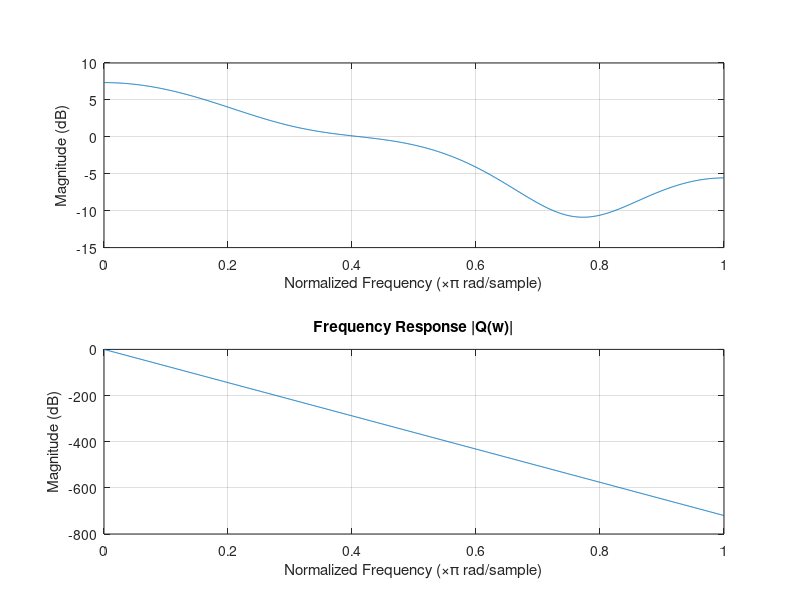

MATLAB code for this plot: (Note: this script raises an error after producing the figure.)
clear all; close all; clc

% 0.1 Declare Channel Parameters
delay_ns = [0, 30, 70, 90, 110, 190,   410];
power_dB = [0, -1, -2, -3, -8,  -17.2, -20.8];
Fs = 10e6; % 10 MHz 
Ts = 1/Fs; % 100 ns
Es_bar = 1;


% 0.2 Find channel impulse response h[n]
tap_indices = round((delay_ns * 1e-9) / Ts);

% Initialize discrete-time channel pulse response
L = max(tap_indices); % Maximum delay index (check that L = 4)
h_n = zeros(1, L + 1); % We initialize h[n] with zeros and only fill in the taps with responses

% Assign tap values (later assignments overwrite earlier ones for same index)
for i = 1:length(delay_ns)
    idx = tap_indices(i) + 1; % 1-based indexing for MATLAB
    h_n(idx) = sqrt(10^(power_dB(i)/10)); % Linear voltage gain. 
end
disp('h[n]:');
disp(h_n); 
% We should see these taps (in linear units):
% n = 0 -> 0.891
% n = 1 -> 0.398
% n = 2 -> 0.138
% n = 3 -> 0
% n = 4 -> 0.0912
% TODO: Check with Toddlers if these values are kosher 
disp('---------------------------------------------------------------------')
disp(' ')

%% Q1a. Determine q[n] and frequency response Q(w)
% p[n] = h[n] (we don't care about T)
% q[n] = (p[n] * p*[-n]) / ||p||
%      = (h[n] * h*[-n]) / ||h||

mod_h = sqrt(sum(h_n.^2));
mod_p = mod_h;
q_n = conv(h_n, fliplr(h_n)) / mod_h;
disp('Q1a:')
disp('q[n]:');
disp(q_n);

figure;
freqz(q_n, 1, 1024);
title('Frequency Response |Q(w)|');
xlabel('Normalized Frequency (\times\pi rad/sample)');
ylabel('Magnitude (dB)');
disp('---------------------------------------------------------------------')
disp(' ')

%% Q1b. Best spectral efficiency for Pe = 1e-4, sigma2 = 0.1995
sigma2 = 0.1995;
% We use the MFB for SNR here, since we're calculating our best case scenario. TODO: Check with Faraz or Toddlers if this is right.
SNR_mfb_linear = (Es_bar * mod_p^2)/ sigma2; % ||p||^2 = ||h||^2
Gap_dB = 6.6; % From course reader
Gap_linear = 10^(Gap_dB/10);
b = 0.5 * log2(1 + SNR_mfb_linear / Gap_linear); 
% Q: Why are there 2 different definitions of b? Is there supposed to be a 0.5 or not?
% A: There is supposed to be a half! There's only no half if it's passband.
% This part is baseband, so we use a half.
disp('Q1b:')
disp('Ideal spectral efficiency:')
disp(b)
disp('---------------------------------------------------------------------')
disp(' ')

%% Q1c. Pe for 2PAM with SNR_dB = -5:2:11
% TODO: "we transmit 2PAM symbols over this channel without any
% equalization" - does this mean with or without MF? Check with Faraz.
% Faraz says we do use a MF! But treat the given SNRs to be SNR = Esbar / sigma2.
SNR_dB_vec = -5:2:11;
SNR_linear_vec = 10.^(SNR_dB_vec / 10);
I = Es_bar * (sum(q_n .^ 2) - (q_n(ceil(end/2)) ^ 2)); % TODO: If we're not supposed to use a MF, swap this for I = sum(h_n(2:end).^2) * Es_bar
S = mod_p^2 * Es_bar; % TODO: If we're not supposed to use a MF, swap mod_p^2 with h_n(1)^2
sigma2_vec = Es_bar ./ SNR_linear_vec; 

SINR_linear_vec = zeros(size(SNR_dB_vec));
for i = 1:length(SNR_dB_vec)
    SINR_linear_vec(i) = S / (I + sigma2_vec(i)); % Find SINR for each noise level
end

Pe_vec_estimated = zeros(size(SNR_dB_vec)); 
for i = 1:length(SNR_dB_vec)
    Pe_vec_estimated(i) = qfunc(sqrt(SINR_linear_vec(i)));
end

disp('Q1c:')
Pe_results = table(SNR_dB_vec', Pe_vec_estimated', 'VariableNames', {'SNR (dB)', 'Pe (using NNUB)'})
disp('---------------------------------------------------------------------')
disp(' ')

%% Q1d. Pe Analysis via Monte Carlo Simulation
num_iterations = 10000;
num_symbols = 1000;

% Q1d.1. No matched filtering
Pe_vec_empirical_noMF = zeros(size(SNR_dB_vec)); 
for i = 1:length(sigma2_vec) % 1. Loop through each noise level
    % Initialize error probability array for current noise level
    Pe_simulation = zeros(num_iterations, 1);
    
    for j = 1:num_iterations % 2. Loop through each iteration
        symbols = randi([0, 1], num_symbols, 1) * 2 - 1; % Generate random symbols for 2PAM. Map 0 to -1 and 1 to 1
        % Transmit symbols through the channel
        received_symbols = conv(symbols, h_n) + sqrt(sigma2_vec(i)) * randn(num_symbols + L, 1);
        received_symbols = received_symbols(1:num_symbols); % We have to get rid of the last L taps, as it's the just channel response from the last few symbols
        
        % Decode symbols
        detected_symbols = sign(received_symbols); % Threshold for 2-PAM is at 0
        
        % Calculate the number of errors
        Pe_simulation(j) = sum(detected_symbols ~= symbols);
    end
    
    % 3. Average Pe across iterations
    Pe_avg = mean(Pe_simulation) / num_symbols;
    % Store the average Pe for the current noise level
    Pe_vec_empirical_noMF(i) = Pe_avg; 
end


disp('Q1d:')
Pe_results = table(SNR_dB_vec', Pe_vec_empirical_noMF', 'VariableNames', {'SNR (dB)', 'Pe (empirical, no MF)'})
disp('---------------------------------------------------------------------')
disp(' ') 

% Q1d.2. With Matched filtering
% Recall that p[n] = h[n]. Thus:
% g_MF = p*[-n] / ||p||
%      = h*[-n] / ||h||
g_MF = fliplr(h_n) / mod_h; % NOTE! THIS FLIPS IT BUT THEN PUSHES THE FIRST INDEX TO t = 0. This MF is CAUSAL. We'll need to sample starting from L + 1.

Pe_vec_empirical_MF = zeros(size(SNR_dB_vec)); 
for i = 1:length(sigma2_vec) % 1. Loop through each noise level
    % Initialize error probability array for current noise level
    Pe_simulation_MF = zeros(num_iterations, 1);
    
    for j = 1:num_iterations % 2. Loop through each iteration
        symbols = randi([0, 1], num_symbols, 1) * 2 - 1; % Generate random symbols for 2PAM. Map 0 to -1 and 1 to 1
        
        received_symbols_full = conv(symbols, h_n) + sqrt(sigma2_vec(i)) * randn(num_symbols + L, 1);
        
        % Pass through Matched Filter
        mf_output = conv(received_symbols_full, g_MF);
        
        %Start sampling at L + 1.
        sampled_mf_output = mf_output(L + 1 : L + num_symbols);
        
        detected_symbols_MF = sign(sampled_mf_output);
        
        Pe_simulation_MF(j) = sum(detected_symbols_MF ~= symbols);     
    end
    
    % 3. Average Pe across iterations
    Pe_avg = mean(Pe_simulation_MF) / num_symbols;
    % Store the average Pe for the current noise level
    Pe_vec_empirical_MF(i) = Pe_avg; 
end


disp('Q1d:')
Pe_results = table(SNR_dB_vec', Pe_vec_empirical_MF', 'VariableNames', {'SNR (dB)', 'Pe (empirical, with MF)'})
disp('---------------------------------------------------------------------')
disp(' ') 

figure
plot(SNR_dB_vec, Pe_vec_estimated, 'k-', 'LineWidth', 2);
hold on;
plot(SNR_dB_vec, Pe_vec_empirical_noMF, 'bo-', 'LineWidth', 1.5, 'MarkerSize', 6);
plot(SNR_dB_vec, Pe_vec_empirical_MF, 'rx--', 'LineWidth', 1.5, 'MarkerSize', 8);
hold off;

grid on;
xlabel('SNR (dB)');
ylabel('Probability of Error (Pe)');
title('Comparison of Theoretical vs Empirical Error Probabilities');
legend('Theoretical (NNUB + MF)', 'Empirical (No MF)', 'Empirical (With MF)', 'Location', 'best');

% disp('Hi!! If this doesnt appear something is wrong')

% Q: Why there is a gap between the theoretical and simulated results? 
% A:

% Q: Under what conditions is the use of a matched filter beneficial? Provide an intuitive justification
% A: 

%% Q2a. Received Vector Model
% r = Ub + n
% r = q[n]'
% U is a 13 x 21 matrix given by: 
% U = [q[-4] q[-3] ...     0;
%      0     q[-4] ...     0;
%      ......................
%      0     0     ...  q[-4]]
%      
L = 13;
N = L + length(q_n) - 2;
U = zeros(L, N+1);
for i = 1:L
    U(i, i:i+length(q_n)-1) = q_n;
end

%% Q2b. Finding ZF equalizer
czf = inv(U * ctranspose(U)) * U(:, ceil((N+1)/2)) % ZF Equalizer

%% Q2c. Determine MMSE Equalizer for SNR = 11dB

% 1. Calculate noise variance for 11 dB
SNR_11_dB = 11;
SNR_11_linear = 10^(SNR_11_dB / 10);
sigma2_11dB = Es_bar / SNR_11_linear;

% 2. Find noise covariance matrix
row = [q_n(5:9), zeros(1, 8)];
Rw = (sigma2_11dB / mod_p) * toeplitz(row) % TODO: Think about this a little more

% 3. Plug the formula in
cmmse = inv(U * ctranspose(U) + Rw) * U(:, ceil((N+1)/2)) % Didn't include 1/Es_bar since Es_bar is 1


%% Q2d. Simulating ZF and MMSE Performance
num_iterations = 10000;
num_symbols = 1000;
L_eq = 13

Pe_vec_empirical_ZF = zeros(size(SNR_dB_vec)); 
for i = 1:length(sigma2_vec) % 1. Loop through each noise level
    % Initialize error probability array for current noise level
    Pe_simulation = zeros(num_iterations, 1);
    
    for j = 1:num_iterations % 2. Loop through each iteration
        symbols = randi([0, 1], num_symbols, 1) * 2 - 1; % Generate random symbols for 2PAM. Map 0 to -1 and 1 to 1
        % Transmit symbols through the channel
        received_symbols = conv(symbols, h_n) + sqrt(sigma2_vec(i)) * randn(num_symbols + 4, 1);
        received_symbols = received_symbols(1:num_symbols); % We have to get rid of the last 4 taps, as it's the just channel response from the last few symbols
        
        % Push received symbols through zero forcing equalizer

        equalized_symbols = conv(received_symbols, czf);
        equalized_symbols = equalized_symbols(ceil(L_eq/2) : floor(L_eq/2) + num_symbols);

        % Decode symbols
        detected_symbols = sign(equalized_symbols); % Threshold for 2-PAM is at 0
        
        % Calculate the number of errors
        Pe_simulation(j) = sum(detected_symbols ~= symbols);
    end
    
    % 3. Average Pe across iterations
    Pe_avg = mean(Pe_simulation) / num_symbols;
    % Store the average Pe for the current noise level
    Pe_vec_empirical_ZF(i) = Pe_avg; 
end


Pe_vec_empirical_MMSE = zeros(size(SNR_dB_vec)); 
for i = 1:length(sigma2_vec) % 1. Loop through each noise level
    % Initialize error probability array for current noise level
    Pe_simulation = zeros(num_iterations, 1);
    
    for j = 1:num_iterations % 2. Loop through each iteration
        symbols = randi([0, 1], num_symbols, 1) * 2 - 1; % Generate random symbols for 2PAM. Map 0 to -1 and 1 to 1
        % Transmit symbols through the channel
        received_symbols = conv(symbols, h_n) + sqrt(sigma2_vec(i)) * randn(num_symbols + 4, 1);
        received_symbols = received_symbols(1:num_symbols); % We have to get rid of the last 4 taps, as it's the just channel response from the last few symbols
        
        % Push received symbols through MMSE equalizer

        equalized_symbols = conv(received_symbols, cmmse);
        equalized_symbols = equalized_symbols(ceil(L_eq/2) : floor(L_eq/2) + num_symbols);

        % Decode symbols
        detected_symbols = sign(equalized_symbols); % Threshold for 2-PAM is at 0
        
        % Calculate the number of errors
        Pe_simulation(j) = sum(detected_symbols ~= symbols);
    end
    
    % 3. Average Pe across iterations
    Pe_avg = mean(Pe_simulation) / num_symbols;
    % Store the average Pe for the current noise level
    Pe_vec_empirical_MMSE(i) = Pe_avg; 
end

figure
plot(SNR_dB_vec, Pe_vec_estimated, 'k-', 'LineWidth', 2);
hold on;
plot(SNR_dB_vec, Pe_vec_empirical_ZF, 'bo-', 'LineWidth', 1.5, 'MarkerSize', 6);
plot(SNR_dB_vec, Pe_vec_empirical_MMSE, 'rx--', 'LineWidth', 1.5, 'MarkerSize', 8);
hold off;

grid on;
xlabel('SNR (dB)');
ylabel('Probability of Error (Pe)');
title('Comparison of Theoretical vs Equalized Probabilities');
legend('Theoretical (NNUB + MF)', 'Empirical (ZF)', 'Empirical (MMSE)', 'Location', 'best');
